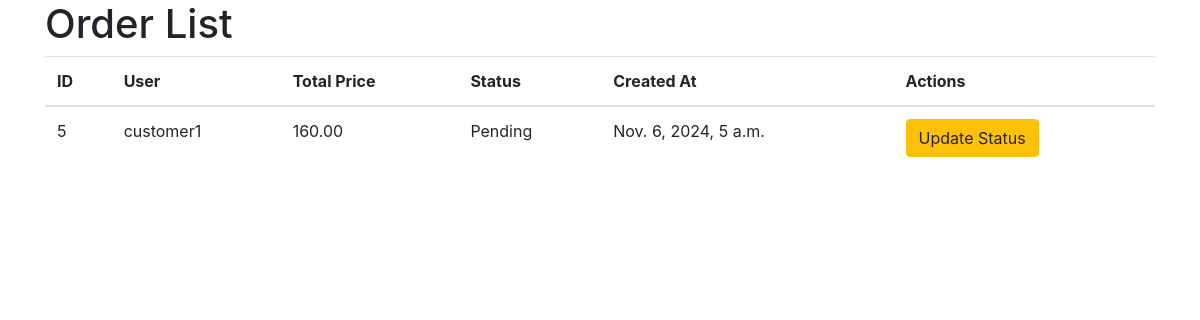
Page /custom_admin/orders/ (signed in) on the committed database.
### shop/models.py (models this page shows, shortened)
class Order(models.Model):
    order_id = models.CharField(max_length=10, unique=True, editable=False)  # Format: ODxxxxx
    user = models.ForeignKey(User, on_delete=models.CASCADE)
    state = models.CharField(max_length=100, default=" ")
    total_price = models.DecimalField(max_digits=10, decimal_places=2)
    created_at = models.DateTimeField(auto_now_add=True)
    updated_at = models.DateTimeField(auto_now=True)
    status = models.CharField(max_length=20, default='Pending')
    cart = models.ForeignKey('Cart', on_delete=models.CASCADE, null=True)
    delivery_time = models.TextField(max_length=255, null=True)

### custom_admin/views.py (the view)
# urls.py: path('orders/', manage_orders, name='manage_orders'),
@login_required
def manage_orders(request):
    order_id = request.GET.get('order_id')
    status = request.GET.get('status')
    orders = Order.objects.all()
    if order_id:
        orders = orders.filter(id=order_id)
    if status:
        orders = orders.filter(status=status)
    total_orders = orders.count()
    pending_orders = orders.filter(status='Pending').count()
    completed_orders = orders.filter(status='Completed').count()
    context = {
        'orders': orders,
        'total_orders': total_orders,
        'pending_orders': pending_orders,
        'completed_orders': completed_orders,
    }
    return render(request, 'order_list.html', context)

### templates/order_list.html (shortened to what this page needs)
<!DOCTYPE html>
<html lang="en">
<head>
    <link rel="stylesheet" href="https://stackpath.bootstrapcdn.com/bootstrap/4.5.2/css/bootstrap.min.css">
</head>
<body>
    <div class="container">
        <h1>Order List</h1>
        <table class="table">
            <thead>
                <tr>
                    <th>ID</th>
                    <th>User</th>
                    <th>Total Price</th>
                    <th>Status</th>
                    <th>Created At</th>
                    <th>Actions</th>
                </tr>
            </thead>
            <tbody>
                {% for order in orders %}
                <tr>
                    <td>{{ order.id }}</td>
                    <td>{{ order.user.username }}</td>
                    <td>{{ order.total_price }}</td>
                    <td>{{ order.status }}</td>
                    <td>{{ order.created_at }}</td>
                    <td>
                        <a href="{% url 'update_order_status' order.id %}" class="btn btn-warning">Update Status</a>
                    </td>
                </tr>
                {% endfor %}
            </tbody>
        </table>
    </div>
</body>
</html>

### rows in the picture
Order: id "5", user.username "customer1", total_price "160.00", status "Pending", created_at "Nov. 6, 2024, 5 a.m."
